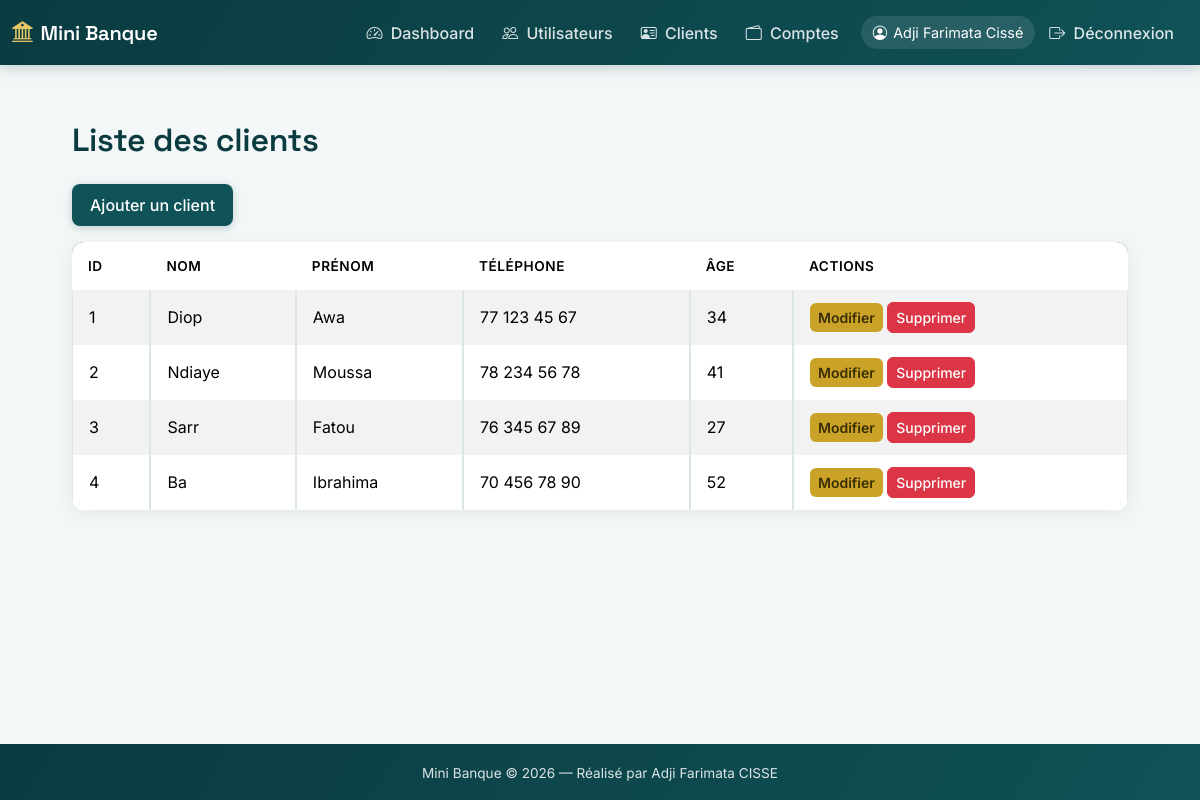
Page /index.php?page=clients (signed in) on the committed database.
### tables this page shows
CREATE TABLE `clients` (
  `id`          INT UNSIGNED NOT NULL AUTO_INCREMENT,
  `nom`         VARCHAR(100) NOT NULL,
  `prenom`      VARCHAR(100) NOT NULL,
  `telephone`   VARCHAR(30)  NOT NULL,
  `age`         TINYINT UNSIGNED NOT NULL,
  `created_at`  TIMESTAMP NOT NULL DEFAULT CURRENT_TIMESTAMP,
  PRIMARY KEY (`id`)
);

### Clients.php (the view, shortened to what this page needs)
<?php
include "db.php";
$clients = $pdo->query("SELECT * FROM clients ORDER BY id ASC")->fetchAll(PDO::FETCH_ASSOC);
?>
<!DOCTYPE html>
<html lang="en">
<head>
    <link href="https://cdn.jsdelivr.net/npm/bootstrap@5.3.2/dist/css/bootstrap.min.css" rel="stylesheet">
    <link href="https://cdn.jsdelivr.net/npm/bootstrap-icons@1.11.1/font/bootstrap-icons.css" rel="stylesheet">
    <link rel="stylesheet" href="style.css">
</head>
<body>
    <?php include "navbar.php"; ?>
    <div class="container mt-5">
    <h2>Liste des clients</h2>
    <a href="AjoutClient.php" class="btn btn-purple mb-3">Ajouter un client</a>
    <table class="table table-bordered table-striped">
        <thead class="bg-purple text-white">
            <tr>
                <th>ID</th>
                <th>Nom</th>
                <th>Prénom</th>
                <th>Téléphone</th>
                <th>Âge</th>
                <th>Actions</th>
            </tr>
        </thead>
        <tbody>
            <?php foreach($clients as $c): ?>
            <tr>
                <td><?= $c['id']; ?></td>
                <td><?= $c['nom']; ?></td>
                <td><?= $c['prenom']; ?></td>
                <td><?= $c['telephone']; ?></td>
                <td><?= $c['age']; ?></td>
                <td>
                    <a href="ModifClient.php?id=<?= $c['id']; ?>" class="btn btn-warning btn-sm">Modifier</a>
                    <a href="SuppClient.php?id=<?= $c['id']; ?>" class="btn btn-danger btn-sm">Supprimer</a>
                </td>
            </tr>
            <?php endforeach; ?>
        </tbody>
    </table>
</div>
<?php include "footer.php"; ?>
</body>
</html>

### style.css (style rules this page uses)
:root { --teal-dark: #0A3B40; --teal: #0F5257; --teal-tint: #E7F0EF; --gold: #C9A227; --gold-soft: #E4C666; --bg: #F4F7F8; --ink: #1B1B1B; --ink-soft: #5B6B6D; --line: #DCE6E6; --radius: 12px; --purple: var(--teal); --purple-dark: var(--teal-dark); }
* { box-sizing: border-box; }
body { background: var(--bg); color: var(--ink); font-family: 'Inter', sans-serif; min-height: 100vh; }
h1, h2, h3, h4, h5, .navbar-brand { font-family: 'Space Grotesk', sans-serif; font-weight: 600; letter-spacing: -0.01em; }
h2 { color: var(--teal-dark); margin-bottom: 24px; display: flex; align-items: center; gap: 10px; }
.btn-purple { background-color: var(--teal); color: #fff; border: none; border-radius: 8px; padding: 9px 18px; font-weight: 600; transition: all 0.2s ease; box-shadow: 0 2px 8px rgba(15, 82, 87, 0.25); }
.btn { border-radius: 8px; font-weight: 500; }
.btn-warning { background-color: var(--gold); border: none; color: #3a2e05; font-weight: 600; }
.btn-danger { border-radius: 8px; }
.btn-sm { border-radius: 6px; }
.table { background: #fff; border-radius: var(--radius); overflow: hidden; box-shadow: 0 4px 18px rgba(10, 59, 64, 0.08); border-collapse: separate; border-spacing: 0; }
.table thead.bg-purple, .table thead { background: linear-gradient(120deg, var(--teal-dark), var(--teal)) !important; color: #fff; }
.table thead th { border: none; font-weight: 600; font-size: 0.85rem; text-transform: uppercase; letter-spacing: 0.04em; padding: 14px 16px; }
.table td { padding: 12px 16px; vertical-align: middle; border-color: var(--line); }
.table-striped tbody tr:nth-of-type(odd) { background-color: var(--teal-tint); }
.container { max-width: 1080px; }
.container.mt-5 { padding-top: 8px; padding-bottom: 60px; }
html, body { height: 100%; }
body { display: flex; flex-direction: column; }

### rows in the picture
clients: id "1", nom "Diop", prenom "Awa", telephone "77 123 45 67", age "34"
clients: id "2", nom "Ndiaye", prenom "Moussa", telephone "78 234 56 78", age "41"
clients: id "3", nom "Sarr", prenom "Fatou", telephone "76 345 67 89", age "27"
clients: id "4", nom "Ba", prenom "Ibrahima", telephone "70 456 78 90", age "52"

### other values in the picture
$_SESSION['user']['nom'] "Adji Farimata Cissé"
